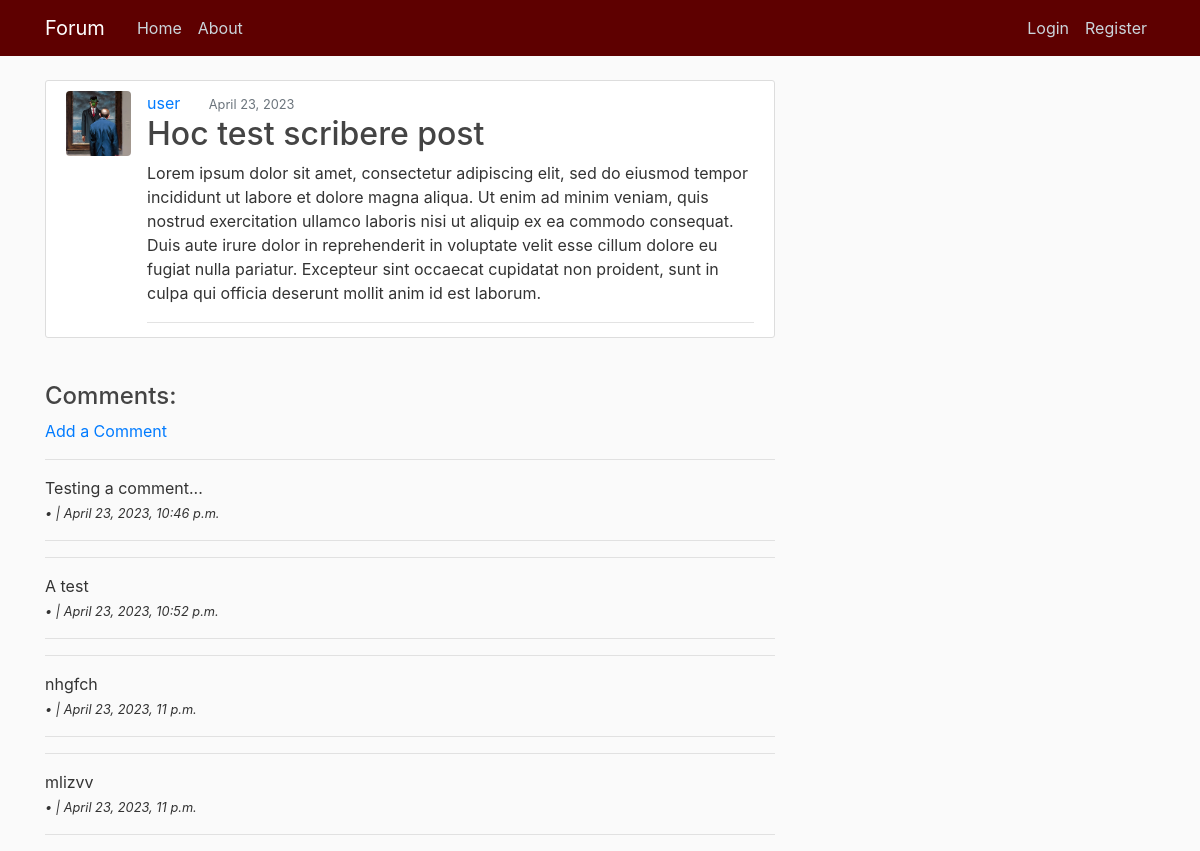
Before: /post/39/ with the older database file.
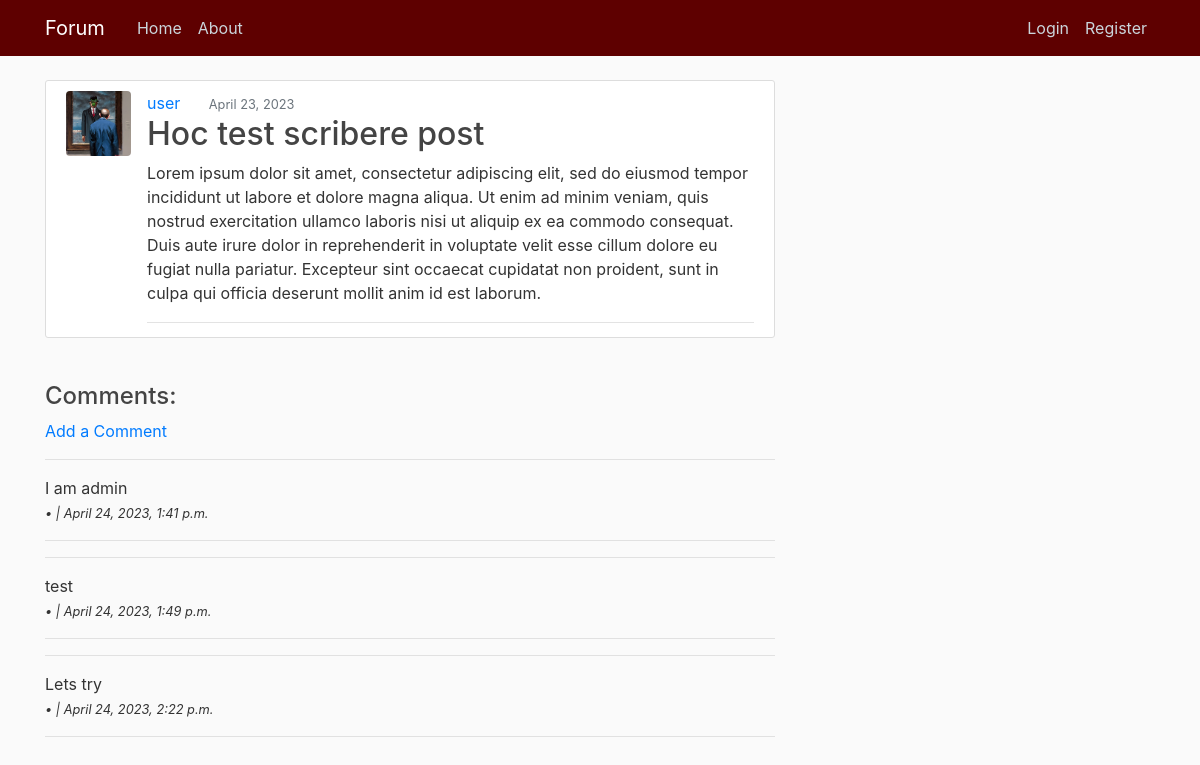
After: the same page with the newer database file.
### blog/models.py (models this page shows, shortened)
class Post(models.Model):
    title = models.CharField(max_length=150)                    # Title field for 150 characters
    content = models.TextField()                                # Text field
    date_posted = models.DateTimeField(default=timezone.now)    # Time Stamp for the defaults Time Zone
    author = models.ForeignKey(User, on_delete=models.CASCADE)  # User if User gets delete, so are its Posts

class Comment(models.Model):
    post = models.ForeignKey(Post, related_name="comments", on_delete=models.CASCADE)
    body = models.TextField()
    date_commented = models.DateTimeField(auto_now_add=True)
    name = models.CharField(max_length=50)

### users/models.py (models this page shows, shortened)
class Profile(models.Model):
    user = models.OneToOneField(User, on_delete=models.CASCADE)
    image = models.ImageField(default='default.png', upload_to='profile_img')

### blog/views.py (the view)
# urls.py: path('post/<int:pk>/', PostDetailView.as_view(), name='post-detail'),
class PostDetailView(DetailView):
    model = Post

### blog/templates/blog/post_detail.html (shortened to what this page needs)
{% extends "blog/base.html" %}
{% block content %}
    <article class="media content-section">
        <img class="rounded img-frame" src="{{ object.author.profile.image.url }}" alt="Users Profile image">
        <div class="media-body">
        <div class="row no-gutters article-metadata">
            <div class="col-12 col-sm-6 col-md-8">
            <a class="mr-4" href="{% url 'post-user' object.author.username %}">{{ object.author }}</a>
            <small class="text-muted">{{ object.date_posted|date:"N d, Y" }}</small>
        </div>
        <h2 class="article-title">{{ object.title }}</h2>
        <p class="article-content">{{ object.content }}</p>
        </div>
    </article>
    <br>
    <section>
        <h4>Comments:</h4>
        {% if not post.comments.all %}
            <em>No Comments...</em>
            <br>
            <a href="{% url 'post-comment' post.pk %}">Add a Comment</a>
        {% else %}
            <a href="{% url 'post-comment' post.pk %}">Add a Comment</a>
                {% for comment in post.comments.all %}
                <hr>
                {{ comment.body}}
                <br>
                <small>
                    <em>• {{ comment.name }} | {{ comment.date_commented}}</em>
                </small>
                <hr>
            {% endfor %}
        {% endif %}
    </section>
{% endblock %}

### blog/templates/blog/base.html (shortened to what this page needs)
{% load static %}
<!DOCTYPE html>
<html>
<head>
    <link rel="stylesheet" href="https://maxcdn.bootstrapcdn.com/bootstrap/4.0.0/css/bootstrap.min.css">
    <link rel="stylesheet" type="text/css" href="{% static '/css/style.css' %}">
</head>
<body>
    <header class="site-header">
      <nav class="navbar navbar-expand-md navbar-dark bg-steel fixed-top">
        <div class="container">
          <a class="navbar-brand mr-4" href="{% url 'blog-home' %}">Forum</a>
          <div class="collapse navbar-collapse" id="navbarToggle">
            <div class="navbar-nav mr-auto">
              <a class="nav-item nav-link" href="{% url 'blog-home' %}">Home</a>
              <a class="nav-item nav-link" href="{% url 'blog-about' %}">About</a>
            </div>
            <div class="navbar-nav">
              {% if user.is_authenticated %}
                <a class="nav-item nav-link" href="{% url 'post-create' %}">Post</a>
                <a class="nav-item nav-link" href="{% url 'profile' %}">Profile</a>
                <a class="nav-item nav-link" href="{% url 'logout' %}">Logout</a>
              {% else %}
                <a class="nav-item nav-link" href="{% url 'login' %}">Login</a>
                <a class="nav-item nav-link" href="{% url 'register' %}">Register</a>
              {% endif %}
            </div>
          </div>
        </div>
      </nav>
    </header>
    <main role="main" class="container">
      <div class="row">
        <div class="col-md-8">
          {% block content %}
          {% endblock %}
        </div>
    </main>
</body>
</html>

### blog/static/css/style.css (style rules this page uses)
body { background: #fafafa; color: #333333; margin-top: 5rem; }
h1, h2, h3, h4, h5, h6 { color: #444444; }
.bg-steel { background-color: #5e0000; }
.site-header .navbar-nav .nav-link { color: #cbd5db; }
.content-section { background: #ffffff; padding: 10px 20px; border: 1px solid #dddddd; border-radius: 3px; margin-bottom: 20px; }
.article-title { color: #444444; }
.article-content { white-space: pre-line; }
.img-frame { height: 65px; width: 65px; margin-right: 16px; }
.article-metadata { padding-bottom: 1px; margin-bottom: 4px; border-bottom: 1px solid #e3e3e3 }

Changed rows visible on the page:
removed Comment: body "Testing a comment...", date_commented "April 23, 2023, 10:46 p.m."
removed Comment: body "A test", date_commented "April 23, 2023, 10:52 p.m."
removed Comment: body "nhgfch", date_commented "April 23, 2023, 11 p.m."
removed Comment: body "mlizvv", date_commented "April 23, 2023, 11 p.m."
added Comment: body "I am admin", date_commented "April 24, 2023, 1:41 p.m."
added Comment: body "test", date_commented "April 24, 2023, 1:49 p.m."
added Comment: body "Lets try", date_commented "April 24, 2023, 2:22 p.m."
